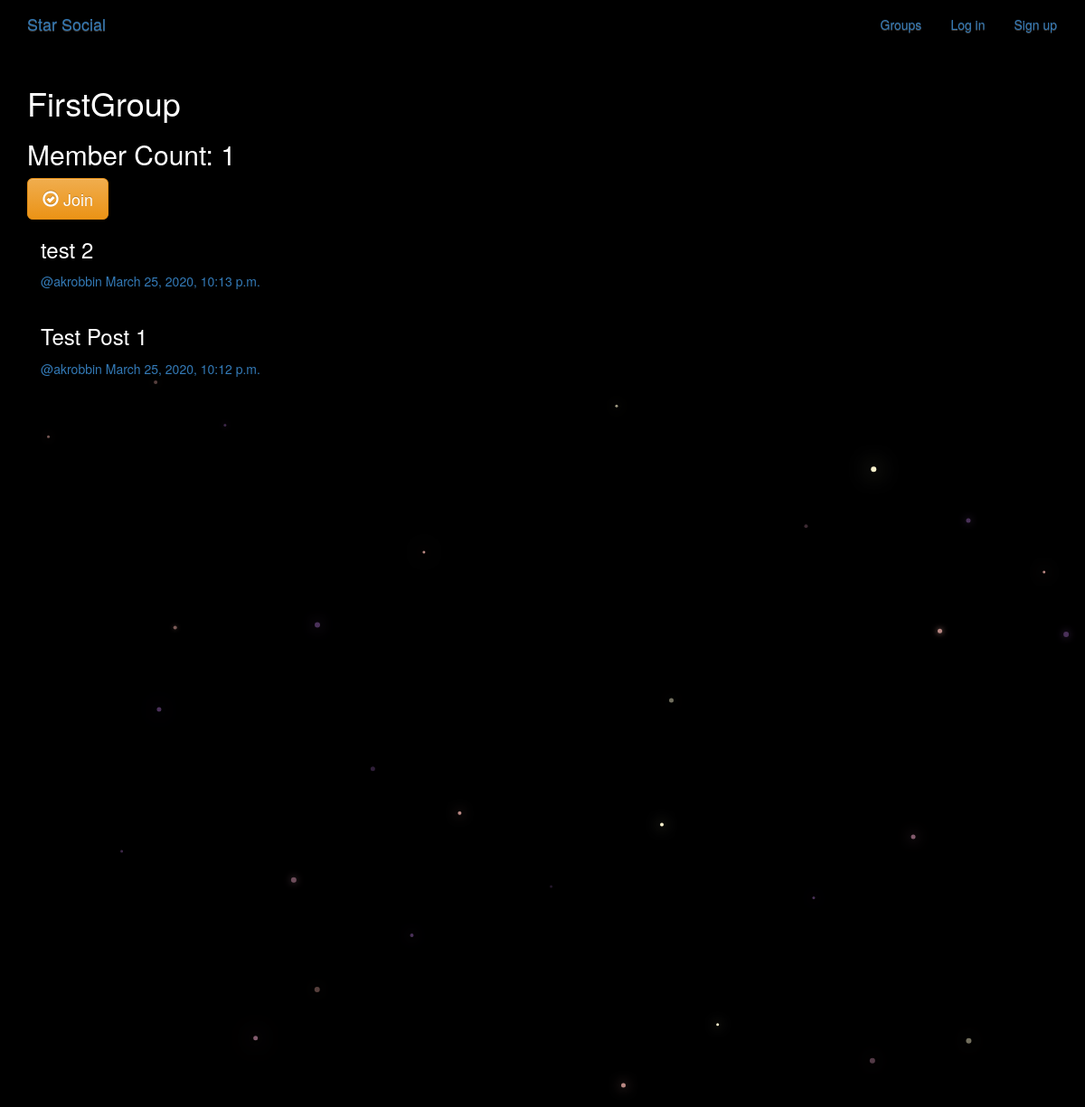
The page /groups/posts/in/firstgroup/ on the database its author committed.
### groups/models.py (models this page shows, shortened)
class Group(models.Model):
    name = models.CharField(max_length=255,unique=True)
    slug = models.SlugField(allow_unicode=True,unique=True)
    description = models.TextField(blank=True,default='')
    description_html = models.TextField(editable=False,blank=True,default='')
    members = models.ManyToManyField(User,through='GroupMember')
    class Meta:
        ordering = ['name']

### posts/models.py (models this page shows, shortened)
class Post(models.Model):
    user = models.ForeignKey(User, related_name='posts', on_delete=models.CASCADE)
    created_at = models.DateTimeField(auto_now=True)
    message = models.TextField()
    message_html = models.TextField(editable=False)
    group = models.ForeignKey(Group,related_name='posts',null=True,blank=True,on_delete=models.CASCADE)
    class Meta:
        ordering = ['-created_at']
        unique_together = ['user','message']

### groups/views.py (the view)
# urls.py: path('posts/in/<slug>/', views.SingleGroup.as_view(), name='single'),
class SingleGroup(generic.DetailView):
    model = Group

### groups/templates/groups/group_detail.html
{% extends "groups/group_base.html" %}
{% block pregroup %}
  <h1>{{ group.name }}</h1>
  <h2>Member Count: {{ group.members.count }}</h2>
  <div class="content">
    {% if user in group.members.all %}
      <a href="{% url 'groups:leave' slug=group.slug %}" class="btn btn-lg btn-fill btn-warning"><span class="glyphicon glyphicon-remove-circle"></span> Leave</a>
    {% else %}
      <a href="{% url 'groups:join' slug=group.slug %}" class="btn btn-lg btn-fill btn-warning"><span class="glyphicon glyphicon-ok-circle"></span> Join</a>
    {% endif %}
  </div>
{% endblock %}
{% block group_content %}
  <div class="col-md-8">
    {% if group.posts.count == 0 %}
      <h2>No Posts In This Group Yet!</h2>
    {% else %}
      {% for post in group.posts.all %}
        {% include "posts/_post.html" %}
      {% endfor %}
    {% endif %}
  </div>
{% endblock %}

### posts/templates/posts/_post.html (shortened to what this page needs)
<div class="post media">
  <h3>{{ post.message_html|safe }}</h3>
  <div class="media body">
    <h5 class="media-heading">
      <span class="username">
        <a href="{% url 'posts:for_user' username=post.user.username %}">@{{post.user.username}}</a>
      </span>
      <time class="time">
        <a href="{% url 'posts:single' username=post.user.username pk=post.pk %}">{{post.created_at}}</a>
      </time>
    </h5>
  </div>
</div>

### static/simplesocial/css/master.css (style rules this page uses)
body { margin: 0; overflow: hidden; background-color: black; color:white; }

### rows shown on the page
Group: name "FirstGroup", members.count "1"
Post: message_html "test 2", user.username "akrobbin", created_at "March 25, 2020, 10:13 p.m."
Post: message_html "Test Post 1", user.username "akrobbin", created_at "March 25, 2020, 10:12 p.m."
